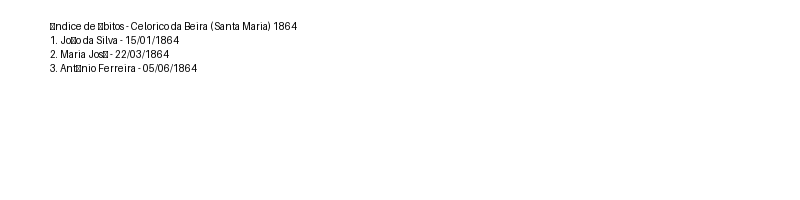
#> input picture test_image.png, 800 x 200 px
$ python -i ocr_processor.py   (imports and definitions only)
#> lines starting #> are read from the running program, lines starting #| are printed output that depends on the picture; after the words box and inside, x2 and y2 are one past the last pixel; in counts of white or black regions, pixels touching at a corner belong together
"""
Processamento OCR de imagens de registos de óbitos.
Usa Tesseract para extrair texto de imagens digitalizadas.
"""
import os
import pytesseract
from PIL import Image, ImageEnhance, ImageFilter
import glob

import config


def preprocess_image(image_path):
    """
    Pré-processa a imagem para melhorar o OCR.
    """
#> called with image_path = 'test_image.png'
    img = Image.open(image_path)
#> img is the input picture: PIL image 800x200 RGB; min 0, max 255, mean 252.7

    # Converter para escala de cinza
    img = img.convert("L")
#> img: PIL image 800x200 L

    # Aumentar contraste
    enhancer = ImageEnhance.Contrast(img)
    img = enhancer.enhance(2.0)

    # Aumentar brilho
    enhancer = ImageEnhance.Brightness(img)
    img = enhancer.enhance(1.2)

    # Aplicar filtro de nitidez
    img = img.filter(ImageFilter.SHARPEN)

    # Binarização simples
    threshold = 128
    img = img.point(lambda x: 0 if x < threshold else 255, "1")
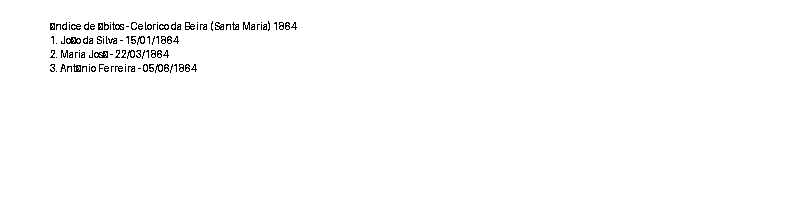
#> img: PIL image 800x200 1; 98.8% white; black in thin lines or dots, all inside (x1, y1, x2, y2) = (50, 21, 297, 73)

    return img


# [100 lines left out: functions extract_text_from_image, extract_text_with_confidence, process_all_images, not called in this run]


# [3 lines not run here, left out]

>>> result = preprocess_image('test_image.png')
